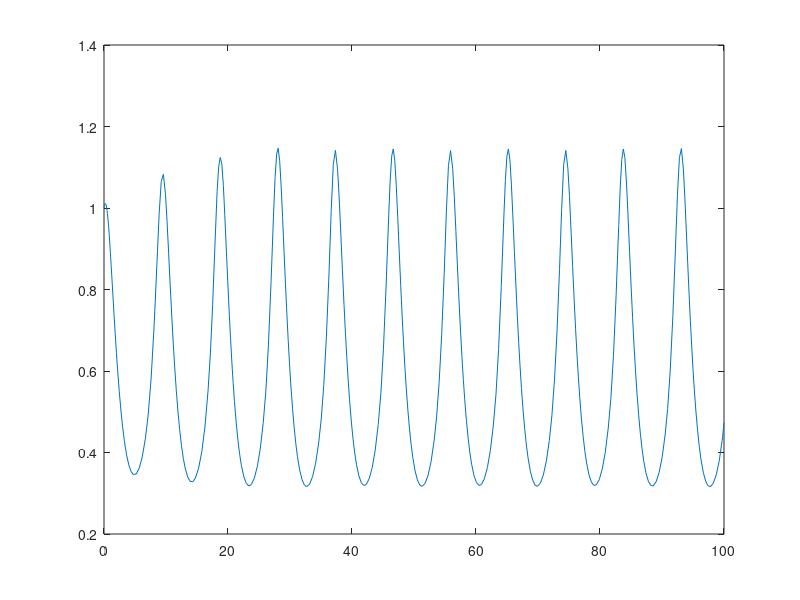

The MATLAB source for this figure:
% Calculate and plot the time variation of x and y in the following
% differential equations

% Cubic Autocatalor Reaction (a problem in the class of cyclic variations)
% 1) dxdt = 0.6-x*y^2 - 0.1*x
% 2) dydt = x*y^2 - y + 0.1*x
%
% x(0) = 1, y(0) = 1
%
% x(t), y(t) represent the concetrations of two reacting chemicals
%   They specify how quickly each concentration varies, given the
%   concentration values
%
% Goal: Predict how the concetrations fluctuate with time

% We need to define a function that will calcualte values for both dx/dt
% and dy/dt given values of x,y, and time
%   We will treat each equation as a component of a vector
% d/dt [x; y] = [dxdt; dydt]
% OR dw/dt = f(t, w) --> w is a column vector w = [x; y]

% equation to compute dw/dt given w
function dwdt
    % set up time range
    start_time = 0;
    end_time = 100;
    time_range = [start_time end_time];
    
    % initial values
    x0 = 1;
    y0 = 1;
    initial_w = [x0; y0];
    
    % in this case, sol_values is a matrix
    % sol_values = [x(t1) y(t1)]
    %              [x(t2) y(t2)]
    %               ...........
    % Each row in the matrix corresponds to the sol. at a particular time
    % Each column in the matrix corresponds to a different component for
    % the vector valued solution
    [t_values, sol_values] = ode45(@(t,w) diff_eq(t,w), time_range, initial_w);
    
    plot(t_values, sol_values);
    
    % plot only x as a function of time
    plot(t_values, sol_values(:, 1));
    
    % plot only y as a function of time
    plot(t_values, sol_values(:, 2));
end

% define the ODE (defined by two ODEs)
function dw_vectordt = diff_eq(t,w_vector)
    x = w_vector(1); % the firt value in w_vector is the x value
    y = w_vector(2); % the second_value in w_vector is the y value
    
    % solve the equations
    dxdt = diff_eqDXDT(x,y);
    dydt = diff_eqDYDT(x,y);
    
    dw_vectordt = [dxdt; dydt];
end

function dxdt = diff_eqDXDT(x,y)
    dxdt = 0.6 - x*y^2 - 0.1*x;
end

function dydt = diff_eqDYDT(x,y)
    dydt = x*y^2 - y + 0.1*x;
end
